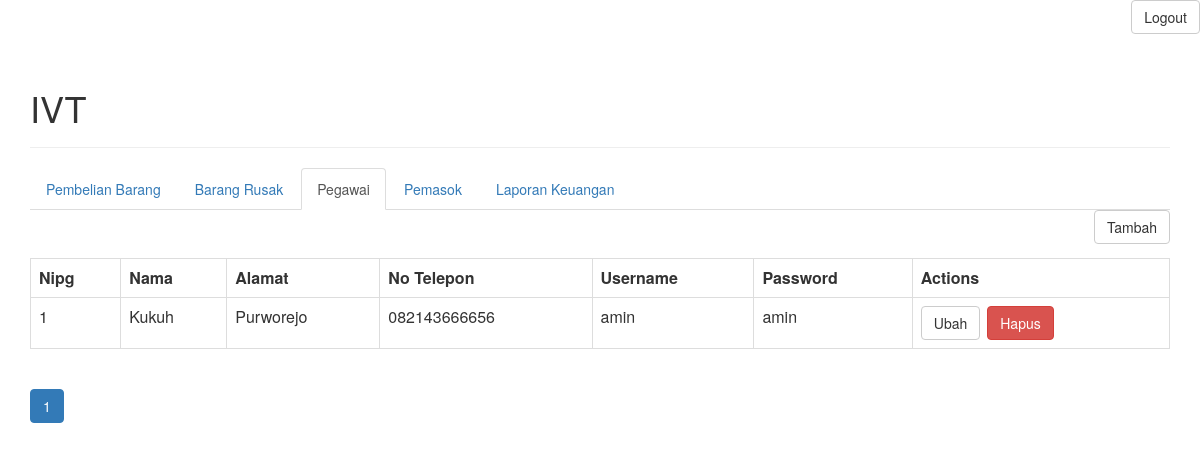
The app's page /view-pegawai.php (signed in), older data.
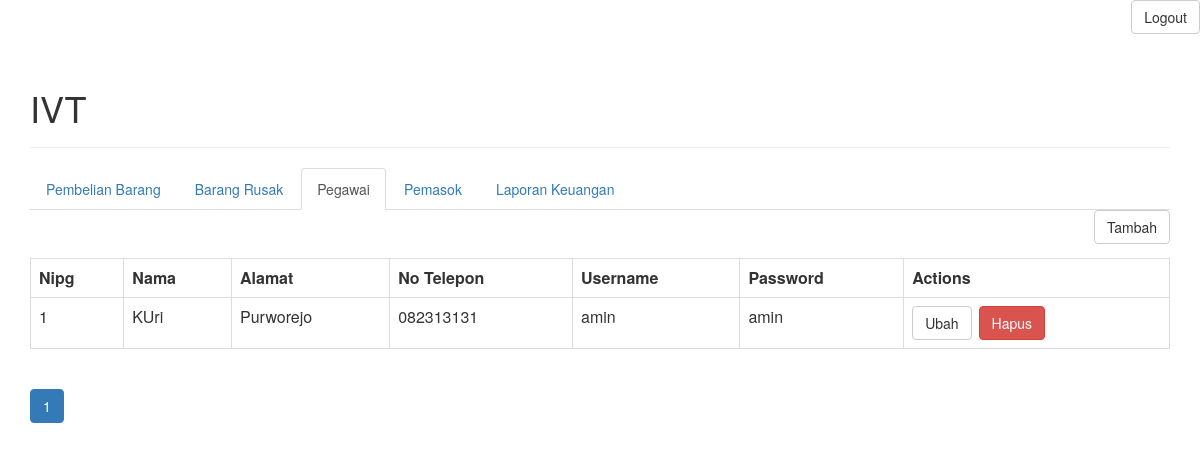
The same page, newer data.
### tables this page shows
CREATE TABLE `pegawai` (
  `nipg` int(11) NOT NULL,
  `nama` varchar(256) DEFAULT NULL,
  `alamat` varchar(256) DEFAULT NULL,
  `no_tlp` varchar(256) DEFAULT NULL,
  `username` varchar(11) DEFAULT NULL,
  `password` varchar(16) DEFAULT NULL
);

### objects/pegawai.php (called while the page is built, shortened)
<?php
class Pegawai{
    private $conn;
    private $table_name = "pegawai";
    public function __construct($db){
        $this->conn = $db;
    }
    function readAll($page, $from_record_num, $records_per_page){
    $query = "SELECT
    nipg, nama, no_tlp, alamat,username,password
    FROM
    " . $this->table_name . "
    ORDER BY
    nipg ASC
    LIMIT
    {$from_record_num}, {$records_per_page}";
    $stmt = $this->conn->prepare( $query );
    $stmt->execute();
    return $stmt;
}
}
?>

### view-pegawai.php (the view, shortened to what this page needs)
<div class="right-button-margin">
    <a href="logout_manajer.php" class="btn btn-default pull-right">Logout</a>
</div>
<?php
include_once 'config/database.php';
include_once 'objects/pegawai.php';
include_once "header.php";
?>
<ul class="nav nav-tabs">
  <li ><a href="view-pembelianbarang.php">Pembelian Barang</a></li>
  <li><a href="view-barangrusakm.php">Barang Rusak</a></li>
  <li class="active"><a href="view-pegawai.php">Pegawai</a></li>
  <li ><a href="view-pemasok.php">Pemasok</a></li>
  <li><a href="view-transaksi.php">Laporan Keuangan</a></li>
</ul>
<div class="right-button-margin">
    <a href="tambah-pegawai.php" class="btn btn-default pull-right">Tambah</a>
</div>
<?php
$page = isset($_GET['page']) ? $_GET['page'] : 1;
$records_per_page = 3;
$from_record_num = ($records_per_page * $page) - $records_per_page;
$database = new Database();
$db = $database->getConnection();
$pegawai = new Pegawai($db);
$stmt = $pegawai->readAll($page, $from_record_num, $records_per_page);
$num = $stmt->rowCount();
if ($num >0)
{
    echo '<table class="table table-hover table-responsive table-bordered" id="c">';
    echo '  <tr>';
    echo '      <th>Nipg</th>';
    echo '      <th>Nama</th>';
    echo '      <th>Alamat</th>';
    echo '      <th>No Telepon</th>';
    echo '      <th>Username</th>';
    echo '      <th>Password</th>';
    echo '      <th>Actions</th>';
    echo '  </tr>';
    while ($row = $stmt->fetch(PDO::FETCH_ASSOC))
    {
        extract($row);
        echo '  <td>'.$nipg.'</td>';
        echo '  <td>'.$nama.'</td>';
        echo '  <td>'.$alamat.'</td>';
        echo '  <td>'.$no_tlp.'</td>';
        echo '  <td>'.$username.'</td>';
        echo '  <td>'.$password.'</td>';
        echo '  <td>';
            echo '<a href="update-pegawai.php?id='.$nipg.'" class="btn btn-default left-margin">Ubah</a>';
            echo '<a delete-id="'.$nipg.'" class="btn btn-danger delete-object">Hapus</a>';
        echo '</td>';
    }
    echo '</table>';
}
else
{
    echo '<div>Pegawai Kosong.</div>';
}
?>
<?php
include_once 'paging-pegawai.php';
?>
<?
include_once "footer.php";
?>

Row changes from the older to the newer data that the page shows:
changed pegawai "Purworejo": nama "Kukuh" → "KUri"; no_tlp "082143666656" → "082313131"
